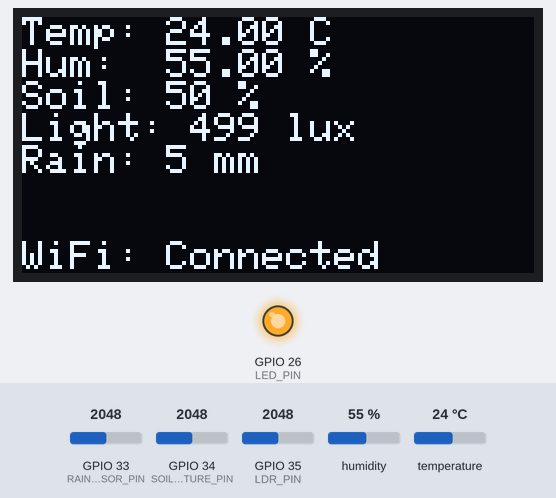
Bench run of a sketch on a simulated ESP32. On the bench: 128×64 one-colour display, output pins drawn as LEDs (lit = HIGH). Inputs (shaded band) come from the test bench; at power-on: humidity 55 %, GPIO 33 (RAIN_SENSOR_PIN) = 2048, GPIO 34 (SOIL_MOISTURE_PIN) = 2048, GPIO 35 (LDR_PIN) = 2048, temperature 24 °C. WiFi joins after 1.5 s; servers stay silent unless stated; the display library's start-up logo is not drawn; no MQTT or app messages arrive unless stated; pins used as bus, display or sensor lines are not drawn; what the sketch prints to the serial monitor is not drawn.

Above: at 10.6 s.
10.7 s: humidity set to 22 %
At 20.8 s:
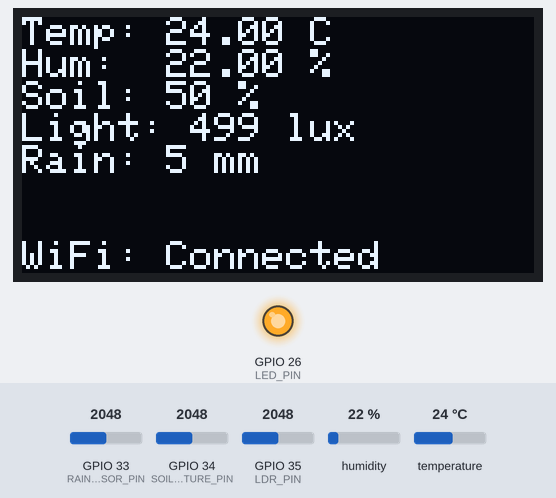
23.0 s: GPIO 33 (RAIN_SENSOR_PIN) set to 2866
35.3 s: GPIO 34 (SOIL_MOISTURE_PIN) set to 2866
At 40.8 s:
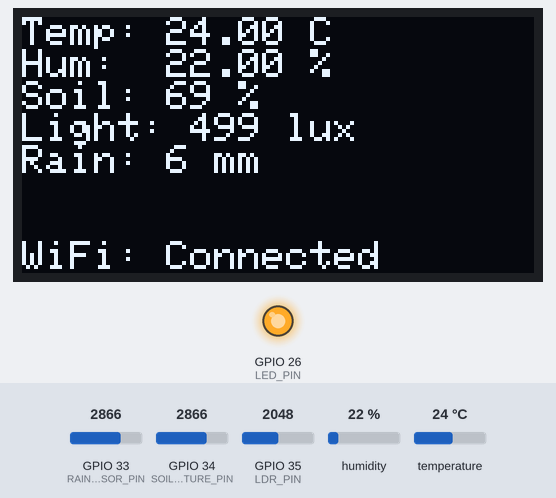
47.6 s: GPIO 35 (LDR_PIN) set to 2866
At 50.9 s:
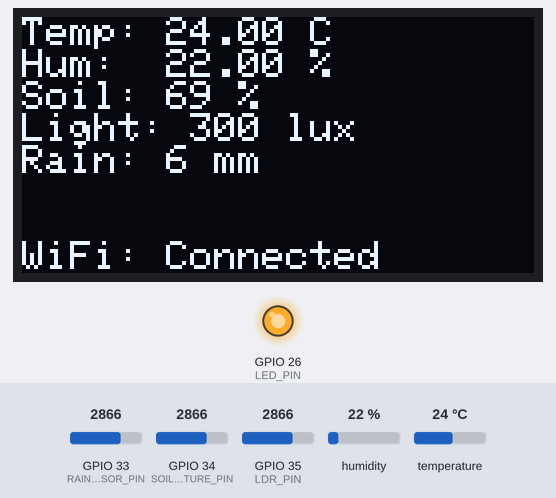
59.9 s: temperature set to 12 °C
At 60.9 s:
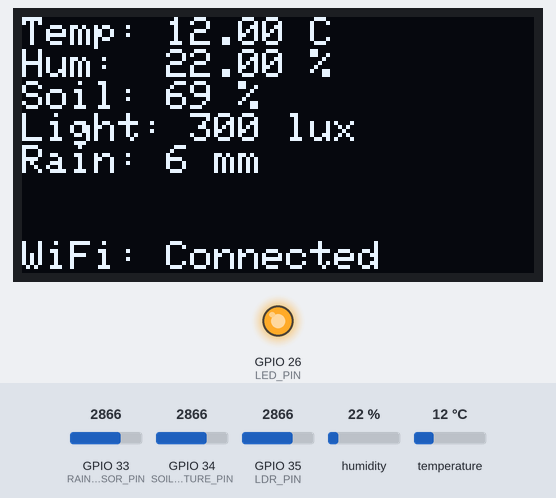
72.2 s: GPIO 33 (RAIN_SENSOR_PIN) set to 3972
At 81.0 s:
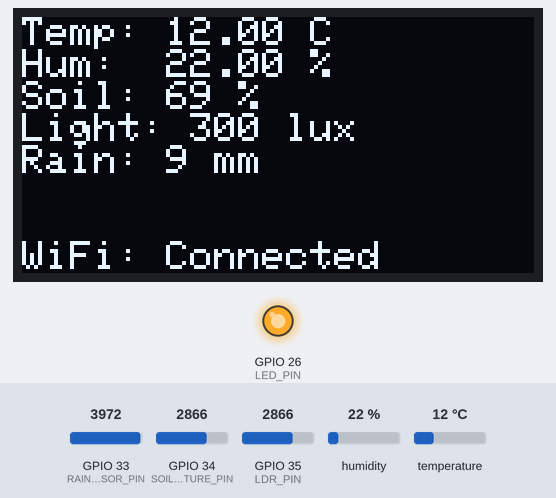
Timing chart, 0 to 82.5 s (numbered marks = the images above; inputs shaded):
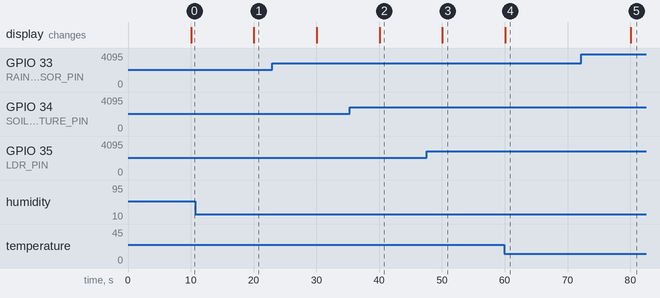

Measured:
- after the input at 10.7 s, the display: changes after 9.4 s (image 1)
- after the input at 35.3 s, the display: changes after 4.8 s (image 2)
- after the input at 47.6 s, the display: changes after 2.5 s (image 3)
- after the input at 59.9 s, the display: changes after 0.17 s (image 4)
- after the input at 72.2 s, the display: changes after 7.9 s (image 5)

The sketch:

Smart_Garden.ino
```cpp
#include <WiFiClientSecure.h>
#include <PubSubClient.h>
#include <Wire.h>
#include <Adafruit_SSD1306.h>
#include <Adafruit_GFX.h>
#include <DHT.h>

// Pin Definitions
#define SOIL_MOISTURE_PIN 34
#define LDR_PIN 35
#define RAIN_SENSOR_PIN 33
#define POWER_PIN 19
#define DHT_PIN 25
#define LED_PIN 26

// OLED Display Settings
#define SCREEN_WIDTH 128
#define SCREEN_HEIGHT 64
#define OLED_RESET -1
Adafruit_SSD1306 display(SCREEN_WIDTH, SCREEN_HEIGHT, &Wire, OLED_RESET);

// DHT Sensor Settings
#define DHT_TYPE DHT11
DHT dht(DHT_PIN, DHT_TYPE);

// WiFi and MQTT Settings
const char* ssid = "TYN_Home_2.4";
const char* password = "yugelshome";

const char* mqtt_server = "41266a43e35b45f8ae3fd8767055a173.s1.eu.hivemq.cloud"; // e.g., "broker.hivemq.com"
const int mqtt_port = 8883;
const char* mqtt_username = "smart_garden_sensor";
const char* mqtt_password = "Smart@pass2025";
const char* mqtt_topic = "smart-garden/sensors";

WiFiClientSecure espClient;
PubSubClient client(espClient);


// HiveMQ Cloud Let's Encrypt CA certificate
static const char* root_ca PROGMEM = R"EOF(
-----BEGIN CERTIFICATE-----
MIIFazCCA1OgAwIBAgIRAIIQz7DSQONZRGPgu2OCiwAwDQYJKoZIhvcNAQELBQAw
TzELMAkGA1UEBhMCVVMxKTAnBgNVBAoTIEludGVybmV0IFNlY3VyaXR5IFJlc2Vh
cmNoIEdyb3VwMRUwEwYDVQQDEwxJU1JHIFJvb3QgWDEwHhcNMTUwNjA0MTEwNDM4
WhcNMzUwNjA0MTEwNDM4WjBPMQswCQYDVQQGEwJVUzEpMCcGA1UEChMgSW50ZXJu
ZXQgU2VjdXJpdHkgUmVzZWFyY2ggR3JvdXAxFTATBgNVBAMTDElTUkcgUm9vdCBY
MTCCAiIwDQYJKoZIhvcNAQEBBQADggIPADCCAgoCggIBAK3oJHP0FDfzm54rVygc
h77ct984kIxuPOZXoHj3dcKi/vVqbvYATyjb3miGbESTtrFj/RQSa78f0uoxmyF+
0TM8ukj13Xnfs7j/EvEhmkvBioZxaUpmZmyPfjxwv60pIgbz5MDmgK7iS4+3mX6U
A5/TR5d8mUgjU+g4rk8Kb4Mu0UlXjIB0ttov0DiNewNwIRt18jA8+o+u3dpjq+sW
T8KOEUt+zwvo/7V3LvSye0rgTBIlDHCNAymg4VMk7BPZ7hm/ELNKjD+Jo2FR3qyH
B5T0Y3HsLuJvW5iB4YlcNHlsdu87kGJ55tukmi8mxdAQ4Q7e2RCOFvu396j3x+UC
B5iPNgiV5+I3lg02dZ77DnKxHZu8A/lJBdiB3QW0KtZB6awBdpUKD9jf1b0SHzUv
KBds0pjBqAlkd25HN7rOrFleaJ1/ctaJxQZBKT5ZPt0m9STJEadao0xAH0ahmbWn
OlFuhjuefXKnEgV4We0+UXgVCwOPjdAvBbI+e0ocS3MFEvzG6uBQE3xDk3SzynTn
jh8BCNAw1FtxNrQHusEwMFxIt4I7mKZ9YIqioymCzLq9gwQbooMDQaHWBfEbwrbw
qHyGO0aoSCqI3Haadr8faqU9GY/rOPNk3sgrDQoo//fb4hVC1CLQJ13hef4Y53CI
rU7m2Ys6xt0nUW7/vGT1M0NPAgMBAAGjQjBAMA4GA1UdDwEB/wQEAwIBBjAPBgNV
HRMBAf8EBTADAQH/MB0GA1UdDgQWBBR5tFnme7bl5AFzgAiIyBpY9umbbjANBgkq
hkiG9w0BAQsFAAOCAgEAVR9YqbyyqFDQDLHYGmkgJykIrGF1XIpu+ILlaS/V9lZL
ubhzEFnTIZd+50xx+7LSYK05qAvqFyFWhfFQDlnrzuBZ6brJFe+GnY+EgPbk6ZGQ
3BebYhtF8GaV0nxvwuo77x/Py9auJ/GpsMiu/X1+mvoiBOv/2X/qkSsisRcOj/KK
NFtY2PwByVS5uCbMiogziUwthDyC3+6WVwW6LLv3xLfHTjuCvjHIInNzktHCgKQ5
ORAzI4JMPJ+GslWYHb4phowim57iaztXOoJwTdwJx4nLCgdNbOhdjsnvzqvHu7Ur
TkXWStAmzOVyyghqpZXjFaH3pO3JLF+l+/+sKAIuvtd7u+Nxe5AW0wdeRlN8NwdC
jNPElpzVmbUq4JUagEiuTDkHzsxHpFKVK7q4+63SM1N95R1NbdWhscdCb+ZAJzVc
oyi3B43njTOQ5yOf+1CceWxG1bQVs5ZufpsMljq4Ui0/1lvh+wjChP4kqKOJ2qxq
4RgqsahDYVvTH9w7jXbyLeiNdd8XM2w9U/t7y0Ff/9yi0GE44Za4rF2LN9d11TPA
mRGunUHBcnWEvgJBQl9nJEiU0Zsnvgc/ubhPgXRR4Xq37Z0j4r7g1SgEEzwxA57d
emyPxgcYxn/eR44/KJ4EBs+lVDR3veyJm+kXQ99b21/+jh5Xos1AnX5iItreGCc=
-----END CERTIFICATE-----
)EOF";

// Variables for sensor readings
float temperature = 0;
float humidity = 0;
int soilMoisture = 0;
int lightIntensity = 0;
int rainValue = 0;

unsigned long previousMillis = 0;
const long interval = 10000; // Interval at which to publish sensor readings (10 seconds)

void setup() {
  Serial.begin(115200);

  // Initialize LED pin
  pinMode(LED_PIN, OUTPUT);
  digitalWrite(LED_PIN, LOW); // Start with LED off

  //Initialize rain sensor power pin
  pinMode(POWER_PIN, OUTPUT);

  // Initialize OLED display
  if(!display.begin(SSD1306_SWITCHCAPVCC, 0x3C)) {
    Serial.println(F("SSD1306 allocation failed"));
    for(;;); // Don't proceed, loop forever
  }
  display.display();
  delay(2000);
  display.clearDisplay();

  // Initialize DHT sensor
  dht.begin();

  // Connect to WiFi
  setupWiFi();

  // Set up MQTT

  // espClient.setInsecure();
  espClient.setCACert(root_ca); //enable ssl

  client.setServer(mqtt_server, mqtt_port);
  analogSetAttenuation(ADC_11db);
}

void loop() {
  if (!client.connected()) {
    reconnect();
  }
  client.loop();

  unsigned long currentMillis = millis();

  if (currentMillis - previousMillis >= interval) {
    previousMillis = currentMillis;

    // Read all sensors
    readSensors();

    // Display on OLED
    updateDisplay();

    // Publish to MQTT
    publishSensorData();
  }
}

void setupWiFi() {
  delay(10);
  Serial.println();
  Serial.print("Connecting to ");
  Serial.println(ssid);

  WiFi.begin(ssid, password);

  while (WiFi.status() != WL_CONNECTED) {
    delay(500);
    Serial.print(".");
  }

  Serial.println("");
  Serial.println("WiFi connected");
  Serial.println("IP address: ");
  Serial.println(WiFi.localIP());

  // Turn on LED when WiFi is connected
  digitalWrite(LED_PIN, HIGH);
}

void reconnect() {
  // Loop until we're reconnected
  while (!client.connected()) {
    Serial.print("Attempting MQTT connection...");

    // Attempt to connect
    if (client.connect("ESP32SmartGarden", mqtt_username, mqtt_password)) {
      Serial.println("connected");
      digitalWrite(LED_PIN, HIGH); // Keep LED on when MQTT is connected
    } else {
      Serial.print("failed, rc=");
      Serial.print(client.state());
      Serial.println(" try again in 5 seconds");
      digitalWrite(LED_PIN, LOW); // Blink LED when connection fails
      delay(500);
      digitalWrite(LED_PIN, HIGH);
      delay(4500);
    }
  }
}

void readSensors() {
  // Read DHT11 (temperature and humidity)
  temperature = dht.readTemperature();
  humidity = dht.readHumidity();

  // Read analog sensors (12-bit ADC)
  soilMoisture = analogRead(SOIL_MOISTURE_PIN);
  lightIntensity = analogRead(LDR_PIN);

  digitalWrite(POWER_PIN, HIGH);  // turn the rain sensor's power  ON
  delay(10);                      // wait 10 milliseconds
  rainValue = analogRead(RAIN_SENSOR_PIN);
  digitalWrite(POWER_PIN, LOW);  // turn the rain sensor's power OFF

  // Convert analog readings to more meaningful values
  soilMoisture = map(soilMoisture, 0, 4095, 0, 100); // Convert to percentage
  lightIntensity = map(abs(lightIntensity-4095), 0, 4095, 0, 1000); // Convert to lux approximation
  rainValue = map(rainValue, 0, 4095, 0, 10); // Convert to mm approximation

  // Check if any reads failed
  if (isnan(temperature) || isnan(humidity)) {
    Serial.println("Failed to read from DHT sensor!");
    temperature = 0;
    humidity = 0;
  }

  Serial.println("Sensor readings:");
  Serial.print("Temperature: "); Serial.print(temperature); Serial.println(" °C");
  Serial.print("Humidity: "); Serial.print(humidity); Serial.println(" %");
  Serial.print("Soil Moisture: "); Serial.print(soilMoisture); Serial.println(" %");
  Serial.print("Light Intensity: "); Serial.print(lightIntensity); Serial.println(" lux");
  Serial.print("Rain: "); Serial.print(rainValue); Serial.println(" mm");
}

void updateDisplay() {
  display.clearDisplay();

  // Display temperature and humidity
  display.setTextSize(1);
  display.setTextColor(SSD1306_WHITE);
  display.setCursor(0,0);
  display.print("Temp: "); display.print(temperature); display.println(" C");
  display.print("Hum:  "); display.print(humidity); display.println(" %");

  // Display soil moisture and light
  display.print("Soil: "); display.print(soilMoisture); display.println(" %");
  display.print("Light: "); display.print(lightIntensity); display.println(" lux");

  // Display rain value
  display.print("Rain: "); display.print(rainValue); display.println(" mm");

  // Display WiFi status
  display.setCursor(0, 56);
  if (WiFi.status() == WL_CONNECTED) {
    display.print("WiFi: Connected");
  } else {
    display.print("WiFi: Disconnected");
  }

  display.display();
}

void publishSensorData() {
  // Create JSON payload
  String payload = "{";
  payload += "\"temperature\":"; payload += temperature; payload += ",";
  payload += "\"humidity\":"; payload += humidity; payload += ",";
  payload += "\"soilMoisture\":"; payload += soilMoisture; payload += ",";
  payload += "\"light\":"; payload += lightIntensity; payload += ",";
  payload += "\"rainfall\":"; payload += rainValue;
  payload += "}";

  // Publish to MQTT
  if (client.publish(mqtt_topic, payload.c_str())) {
    Serial.println("Message published");
  } else {
    Serial.println("Message not published");
  }
}
```
